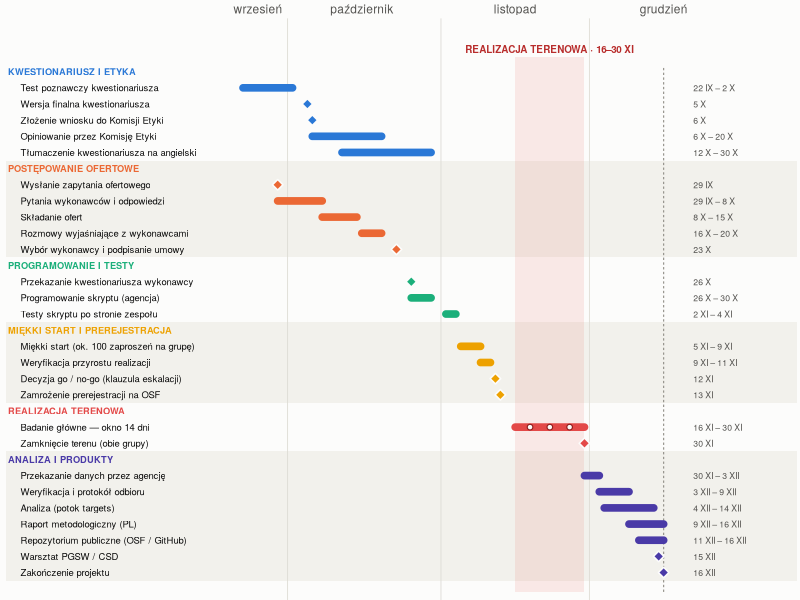

Write the R code that produced this figure.
## ---- chunk 1
#| label: gantt
#| fig-width: 11.0
#| fig-height: 5.95
#| fig-dpi: 300
#| dev: ragg_png

library(ggplot2)

FONT <- "Helvetica Neue"
pal <- c("#2a78d6", "#eb6834", "#1baf7a", "#eda100", "#e34948", "#4a3aa7")
phases <- c("Kwestionariusz i etyka", "Postępowanie ofertowe",
            "Programowanie i testy", "Miękki start i prerejestracja",
            "Realizacja terenowa", "Analiza i produkty")
ink <- "#0b0b0b"; ink2 <- "#52514e"; ink3 <- "#95938b"
surf <- "#fcfcfb"; grid <- "#dedcd5"; band <- "#f2f1ec"
d <- function(x) as.Date(x)

# ---------------------------------------------------------------- zadania
# end = NA oznacza kamień milowy (romb)
tasks <- tibble::tribble(
  ~phase, ~task, ~start, ~end,
  1, "Test poznawczy kwestionariusza",            "2026-09-22", "2026-10-02",
  1, "Wersja finalna kwestionariusza",            "2026-10-05", NA,
  1, "Złożenie wniosku do Komisji Etyki",         "2026-10-06", NA,
  1, "Opiniowanie przez Komisję Etyki",           "2026-10-06", "2026-10-20",
  1, "Tłumaczenie kwestionariusza na angielski",  "2026-10-12", "2026-10-30",
  2, "Wysłanie zapytania ofertowego",             "2026-09-29", NA,
  2, "Pytania wykonawców i odpowiedzi",           "2026-09-29", "2026-10-08",
  2, "Składanie ofert",                           "2026-10-08", "2026-10-15",
  2, "Rozmowy wyjaśniające z wykonawcami",        "2026-10-16", "2026-10-20",
  2, "Wybór wykonawcy i podpisanie umowy",        "2026-10-23", NA,
  3, "Przekazanie kwestionariusza wykonawcy",     "2026-10-26", NA,
  3, "Programowanie skryptu (agencja)",           "2026-10-26", "2026-10-30",
  3, "Testy skryptu po stronie zespołu",          "2026-11-02", "2026-11-04",
  4, "Miękki start (ok. 100 zaproszeń na grupę)", "2026-11-05", "2026-11-09",
  4, "Weryfikacja przyrostu realizacji",          "2026-11-09", "2026-11-11",
  4, "Decyzja go / no-go (klauzula eskalacji)",   "2026-11-12", NA,
  4, "Zamrożenie prerejestracji na OSF",          "2026-11-13", NA,
  5, "Badanie główne — okno 14 dni",              "2026-11-16", "2026-11-30",
  5, "Zamknięcie terenu (obie grupy)",            "2026-11-30", NA,
  6, "Przekazanie danych przez agencję",          "2026-11-30", "2026-12-03",
  6, "Weryfikacja i protokół odbioru",            "2026-12-03", "2026-12-09",
  6, "Analiza (potok targets)",                   "2026-12-04", "2026-12-14",
  6, "Raport metodologiczny (PL)",                "2026-12-09", "2026-12-16",
  6, "Repozytorium publiczne (OSF / GitHub)",     "2026-12-11", "2026-12-16",
  6, "Warsztat PGSW / CSD",                       "2026-12-15", NA,
  6, "Zakończenie projektu",                      "2026-12-16", NA
)
tasks$start <- d(tasks$start); tasks$end <- d(tasks$end)

# wiersz nagłówkowy przed każdym blokiem faz
rows <- do.call(rbind, lapply(seq_along(phases), function(i) {
  blk <- tasks[tasks$phase == i, ]
  hdr <- blk[1, ]
  hdr$task <- phases[i]; hdr$start <- as.Date(NA); hdr$end <- as.Date(NA)
  hdr$kind <- "header"
  blk$kind <- ifelse(is.na(blk$end), "milestone", "bar")
  rbind(hdr, blk)
}))
rows$y <- rev(seq_len(nrow(rows)))
rows$col <- pal[rows$phase]

pl_date <- function(a, b) {
  m <- c("I","II","III","IV","V","VI","VII","VIII","IX","X","XI","XII")
  f <- function(x) paste0(as.integer(format(x, "%d")), " ",
                          m[as.integer(format(x, "%m"))])
  if (is.na(b)) f(a) else paste0(f(a), " – ", f(b))
}
rows$datelab <- vapply(seq_len(nrow(rows)), function(i)
  if (rows$kind[i] == "header") "" else pl_date(rows$start[i], rows$end[i]),
  character(1))

# ------------------------------------------- geometria: etykiety | wykres | daty
p0 <- d("2026-09-20"); p1 <- d("2026-12-19")
lab0 <- p0 - 46
dat0 <- p1 + 3
xr   <- c(lab0, p1 + 24)

bars <- rows[rows$kind == "bar", ]
mile <- rows[rows$kind == "milestone", ]
hdrs <- rows[rows$kind == "header", ]
tsk  <- rows[rows$kind != "header", ]
rem  <- data.frame(x = d(c("2026-11-19", "2026-11-23", "2026-11-27")),
                   y = rows$y[rows$task == "Badanie główne — okno 14 dni"])

months <- seq(d("2026-10-01"), d("2026-12-01"), by = "month")
mlab   <- c(d("2026-09-25"), months + 15)
ntop   <- nrow(rows) + 0.9

blocks <- do.call(rbind, lapply(seq_along(phases), function(i) {
  ys <- rows$y[rows$phase == i]
  data.frame(i = i, ymin = min(ys) - 0.5, ymax = max(ys) + 0.5)
}))
shade <- blocks[blocks$i %% 2 == 0, ]

ggplot() +
  geom_rect(data = shade, aes(xmin = lab0, xmax = p1 + 24,
            ymin = ymin, ymax = ymax), fill = band) +
  annotate("rect", xmin = d("2026-11-16"), xmax = d("2026-11-30"),
           ymin = -0.2, ymax = ntop, fill = "#e34948", alpha = 0.11) +
  geom_vline(xintercept = months, colour = grid, linewidth = 0.3) +
  annotate("segment", x = d("2026-12-16"), xend = d("2026-12-16"),
           y = -0.2, yend = ntop - 0.6, colour = ink3,
           linewidth = 0.4, linetype = "22") +
  annotate("text", x = d("2026-11-23"), y = ntop + 0.5,
           label = "REALIZACJA TERENOWA · 16–30 XI", family = FONT,
           size = 2.5, colour = "#b82d2c", fontface = "bold") +
  geom_segment(data = bars, aes(x = start, xend = end, y = y, yend = y,
               colour = I(col)), linewidth = 2.6, lineend = "round") +
  geom_point(data = mile, aes(x = start, y = y, fill = I(col)),
             shape = 23, size = 2.3, stroke = 0.8, colour = surf) +
  geom_point(data = rem, aes(x = x, y = y), shape = 21, size = 1.5,
             fill = surf, colour = "#8f1f1e", stroke = 0.6) +
  geom_text(data = hdrs, aes(x = lab0 + 0.5, y = y, label = toupper(task),
            colour = I(col)), family = FONT, fontface = "bold",
            size = 2.35, hjust = 0) +
  geom_text(data = tsk, aes(x = lab0 + 3, y = y, label = task),
            family = FONT, size = 2.4, colour = ink, hjust = 0) +
  geom_text(data = tsk, aes(x = dat0, y = y, label = datelab),
            family = FONT, size = 2.2, colour = ink2, hjust = 0) +
  scale_y_continuous(expand = expansion(add = c(0.5, 1.9))) +
  scale_x_date(limits = xr, breaks = mlab, position = "top",
               labels = c("wrzesień", "październik", "listopad", "grudzień"),
               expand = expansion(add = c(0, 0))) +
  theme_minimal(base_family = FONT, base_size = 8) +
  theme(
    panel.grid = element_blank(),
    axis.title = element_blank(),
    axis.text.y = element_blank(),
    axis.text.x = element_text(colour = ink2, size = 8.6, margin = margin(b = 1)),
    axis.ticks = element_blank(),
    plot.background = element_rect(fill = surf, colour = NA),
    panel.background = element_rect(fill = surf, colour = NA),
    plot.margin = margin(1, 2, 0, 2)
  )
